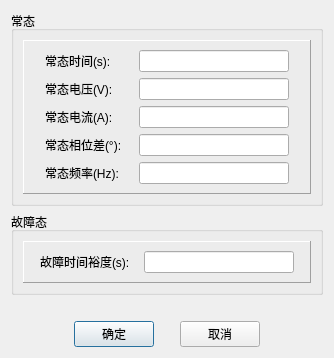
<?xml version="1.0" encoding="UTF-8"?>
<ui version="4.0">
 <class>QActionTimeCommonParasDlg</class>
 <widget class="QDialog" name="QActionTimeCommonParasDlg">
  <property name="geometry">
   <rect>
    <x>0</x>
    <y>0</y>
    <width>334</width>
    <height>339</height>
   </rect>
  </property>
  <property name="sizePolicy">
   <sizepolicy hsizetype="Preferred" vsizetype="Preferred">
    <horstretch>0</horstretch>
    <verstretch>0</verstretch>
   </sizepolicy>
  </property>
  <property name="windowTitle">
   <string>通用参数</string>
  </property>
  <layout class="QVBoxLayout" name="verticalLayout_3">
   <item>
    <layout class="QVBoxLayout" name="verticalLayout">
     <item>
      <layout class="QVBoxLayout" name="verticalLayout_2">
       <item>
        <widget class="QGroupBox" name="m_gbNormal">
         <property name="title">
          <string>常态</string>
         </property>
         <layout class="QHBoxLayout" name="horizontalLayout_3">
          <item>
           <widget class="QFrame" name="frame_2">
            <property name="frameShape">
             <enum>QFrame::Panel</enum>
            </property>
            <property name="frameShadow">
             <enum>QFrame::Raised</enum>
            </property>
            <layout class="QHBoxLayout" name="horizontalLayout_4">
             <item>
              <layout class="QGridLayout" name="gridLayout">
               <item row="0" column="2">
                <spacer name="horizontalSpacer">
                 <property name="orientation">
                  <enum>Qt::Horizontal</enum>
                 </property>
                 <property name="sizeHint" stdset="0">
                  <size>
                   <width>40</width>
                   <height>20</height>
                  </size>
                 </property>
                </spacer>
               </item>
               <item row="0" column="0">
                <spacer name="horizontalSpacer_6">
                 <property name="orientation">
                  <enum>Qt::Horizontal</enum>
                 </property>
                 <property name="sizeHint" stdset="0">
                  <size>
                   <width>40</width>
                   <height>20</height>
                  </size>
                 </property>
                </spacer>
               </item>
               <item row="4" column="1">
                <widget class="QLabel" name="m_labPreFre">
                 <property name="text">
                  <string>常态频率(Hz):</string>
                 </property>
                </widget>
               </item>
               <item row="3" column="3">
                <widget class="QLineEdit" name="m_editPreAngle">
                 <property name="sizePolicy">
                  <sizepolicy hsizetype="Fixed" vsizetype="Fixed">
                   <horstretch>0</horstretch>
                   <verstretch>0</verstretch>
                  </sizepolicy>
                 </property>
                 <property name="minimumSize">
                  <size>
                   <width>150</width>
                   <height>0</height>
                  </size>
                 </property>
                </widget>
               </item>
               <item row="2" column="3">
                <widget class="QLineEdit" name="m_editIPre">
                 <property name="sizePolicy">
                  <sizepolicy hsizetype="Fixed" vsizetype="Fixed">
                   <horstretch>0</horstretch>
                   <verstretch>0</verstretch>
                  </sizepolicy>
                 </property>
                 <property name="minimumSize">
                  <size>
                   <width>150</width>
                   <height>0</height>
                  </size>
                 </property>
                </widget>
               </item>
               <item row="1" column="1">
                <widget class="QLabel" name="m_labUPre">
                 <property name="text">
                  <string>常态电压(V):</string>
                 </property>
                </widget>
               </item>
               <item row="1" column="3">
                <widget class="QLineEdit" name="m_editUPre">
                 <property name="sizePolicy">
                  <sizepolicy hsizetype="Fixed" vsizetype="Fixed">
                   <horstretch>0</horstretch>
                   <verstretch>0</verstretch>
                  </sizepolicy>
                 </property>
                 <property name="minimumSize">
                  <size>
                   <width>150</width>
                   <height>0</height>
                  </size>
                 </property>
                </widget>
               </item>
               <item row="0" column="3">
                <widget class="QLineEdit" name="m_editPreFaultTime">
                 <property name="sizePolicy">
                  <sizepolicy hsizetype="Fixed" vsizetype="Fixed">
                   <horstretch>0</horstretch>
                   <verstretch>0</verstretch>
                  </sizepolicy>
                 </property>
                 <property name="minimumSize">
                  <size>
                   <width>150</width>
                   <height>0</height>
                  </size>
                 </property>
                </widget>
               </item>
               <item row="0" column="1">
                <widget class="QLabel" name="m_labTimePre">
                 <property name="text">
                  <string>常态时间(s):</string>
                 </property>
                </widget>
               </item>
               <item row="3" column="1">
                <widget class="QLabel" name="m_labPreAng">
                 <property name="text">
                  <string>常态相位差(°):</string>
                 </property>
                </widget>
               </item>
               <item row="2" column="1">
                <widget class="QLabel" name="m_labIPre">
                 <property name="text">
                  <string>常态电流(A):</string>
                 </property>
                </widget>
               </item>
               <item row="4" column="3">
                <widget class="QLineEdit" name="m_editPreFre">
                 <property name="sizePolicy">
                  <sizepolicy hsizetype="Fixed" vsizetype="Fixed">
                   <horstretch>0</horstretch>
                   <verstretch>0</verstretch>
                  </sizepolicy>
                 </property>
                 <property name="minimumSize">
                  <size>
                   <width>150</width>
                   <height>0</height>
                  </size>
                 </property>
                </widget>
               </item>
               <item row="0" column="4">
                <spacer name="horizontalSpacer_7">
                 <property name="orientation">
                  <enum>Qt::Horizontal</enum>
                 </property>
                 <property name="sizeHint" stdset="0">
                  <size>
                   <width>40</width>
                   <height>20</height>
                  </size>
                 </property>
                </spacer>
               </item>
              </layout>
             </item>
            </layout>
           </widget>
          </item>
         </layout>
        </widget>
       </item>
      </layout>
     </item>
     <item>
      <layout class="QVBoxLayout" name="verticalLayout_4">
       <item>
        <widget class="QGroupBox" name="m_gbFault">
         <property name="title">
          <string>故障态</string>
         </property>
         <layout class="QHBoxLayout" name="horizontalLayout_5">
          <item>
           <widget class="QFrame" name="frame">
            <property name="frameShape">
             <enum>QFrame::Panel</enum>
            </property>
            <property name="frameShadow">
             <enum>QFrame::Raised</enum>
            </property>
            <layout class="QHBoxLayout" name="horizontalLayout_6">
             <item>
              <layout class="QGridLayout" name="gridLayout_5">
               <item row="0" column="2">
                <spacer name="horizontalSpacer_2">
                 <property name="orientation">
                  <enum>Qt::Horizontal</enum>
                 </property>
                 <property name="sizeHint" stdset="0">
                  <size>
                   <width>40</width>
                   <height>20</height>
                  </size>
                 </property>
                </spacer>
               </item>
               <item row="0" column="0">
                <spacer name="horizontalSpacer_8">
                 <property name="orientation">
                  <enum>Qt::Horizontal</enum>
                 </property>
                 <property name="sizeHint" stdset="0">
                  <size>
                   <width>40</width>
                   <height>20</height>
                  </size>
                 </property>
                </spacer>
               </item>
               <item row="0" column="3">
                <widget class="QLineEdit" name="m_editFaultTime">
                 <property name="sizePolicy">
                  <sizepolicy hsizetype="Fixed" vsizetype="Fixed">
                   <horstretch>0</horstretch>
                   <verstretch>0</verstretch>
                  </sizepolicy>
                 </property>
                 <property name="minimumSize">
                  <size>
                   <width>150</width>
                   <height>0</height>
                  </size>
                 </property>
                </widget>
               </item>
               <item row="0" column="1">
                <widget class="QLabel" name="m_labFaultTime">
                 <property name="text">
                  <string>故障时间裕度(s):</string>
                 </property>
                </widget>
               </item>
               <item row="0" column="4">
                <spacer name="horizontalSpacer_9">
                 <property name="orientation">
                  <enum>Qt::Horizontal</enum>
                 </property>
                 <property name="sizeHint" stdset="0">
                  <size>
                   <width>40</width>
                   <height>20</height>
                  </size>
                 </property>
                </spacer>
               </item>
              </layout>
             </item>
            </layout>
           </widget>
          </item>
         </layout>
        </widget>
       </item>
      </layout>
     </item>
     <item>
      <spacer name="horizontalSpacer_4">
       <property name="orientation">
        <enum>Qt::Horizontal</enum>
       </property>
       <property name="sizeHint" stdset="0">
        <size>
         <width>40</width>
         <height>20</height>
        </size>
       </property>
      </spacer>
     </item>
     <item>
      <layout class="QHBoxLayout" name="horizontalLayout">
       <item>
        <spacer name="horizontalSpacer_3">
         <property name="orientation">
          <enum>Qt::Horizontal</enum>
         </property>
         <property name="sizeHint" stdset="0">
          <size>
           <width>40</width>
           <height>20</height>
          </size>
         </property>
        </spacer>
       </item>
       <item>
        <widget class="QPushButton" name="m_btnOk">
         <property name="text">
          <string>确定</string>
         </property>
        </widget>
       </item>
       <item>
        <spacer name="horizontalSpacer_5">
         <property name="orientation">
          <enum>Qt::Horizontal</enum>
         </property>
         <property name="sizeType">
          <enum>QSizePolicy::Fixed</enum>
         </property>
         <property name="sizeHint" stdset="0">
          <size>
           <width>20</width>
           <height>20</height>
          </size>
         </property>
        </spacer>
       </item>
       <item>
        <widget class="QPushButton" name="m_btnCancel">
         <property name="text">
          <string>取消</string>
         </property>
        </widget>
       </item>
       <item>
        <spacer name="horizontalSpacer_10">
         <property name="orientation">
          <enum>Qt::Horizontal</enum>
         </property>
         <property name="sizeHint" stdset="0">
          <size>
           <width>40</width>
           <height>20</height>
          </size>
         </property>
        </spacer>
       </item>
      </layout>
     </item>
    </layout>
   </item>
  </layout>
 </widget>
 <resources/>
 <connections/>
</ui>
